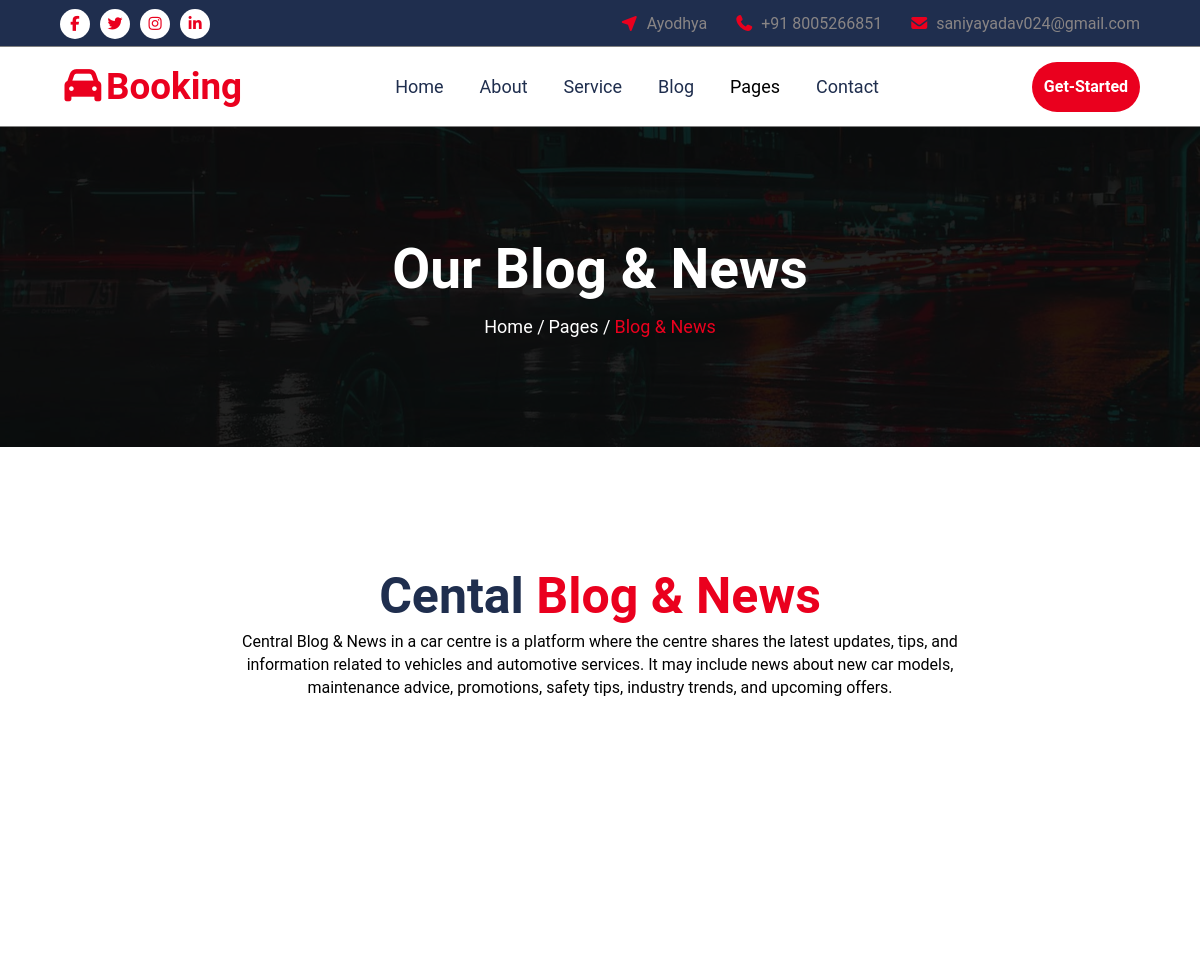
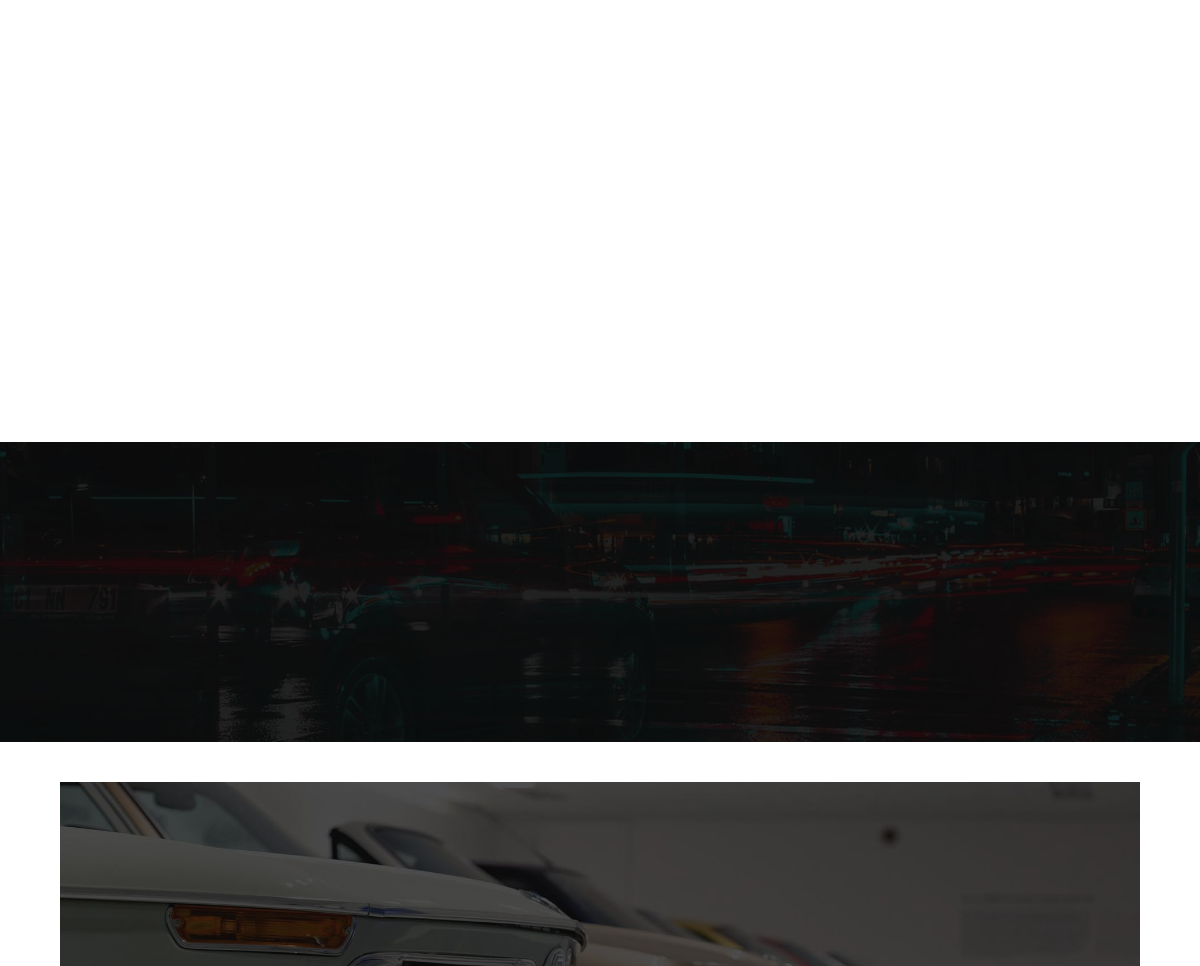
Page /blog/ (upper part) on the earlier database version (2 pictures, top to bottom).
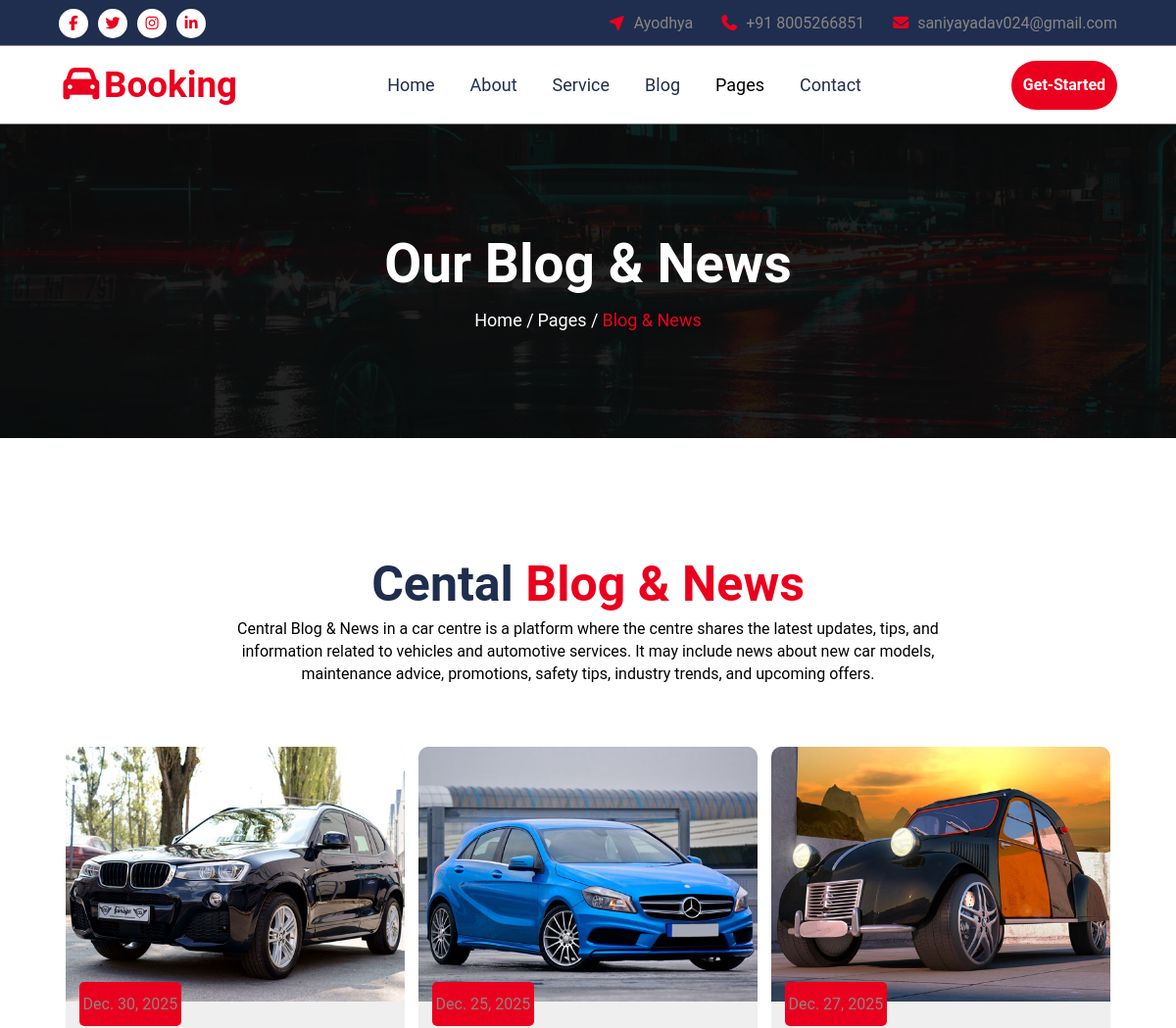
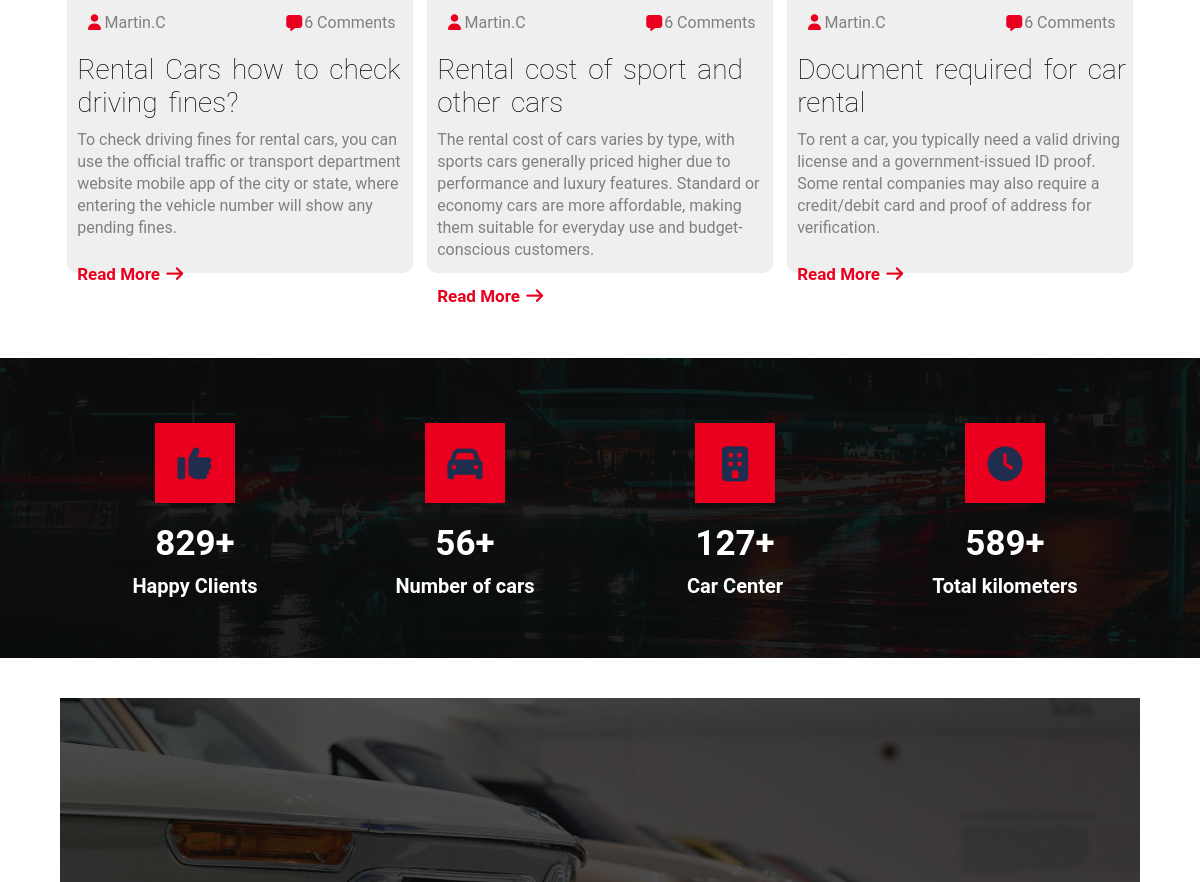
Same page on the later database version (2 pictures, top to bottom).
### car_admin/models.py (models this page shows)
class Blog(models.Model):
    blog_image=models.ImageField(upload_to='media/',blank=True, default='image/car-1.png')
    blog_date=models.DateField(max_length=200)
    blog_authorname=models.CharField(max_length=200)
    blog_comment=models.CharField(max_length=200)
    blog_title=models.CharField(max_length=200)
    blog_desc=models.TextField()

class Numbering(models.Model):
    num_icon=models.CharField(max_length=200)
    num_counter=models.CharField(max_length=200)
    num_title=models.CharField()

### Carbooking/views.py (the view)
# urls.py: path('blog/',views.BlogPage, name="blog"),
def BlogPage(request):
    BlogData=Blog.objects.all()
    NumberingData=Numbering.objects.all()
    data={
        'blog_show':BlogData,
        'Numbering_show':NumberingData,
    }
    return render(request,"blog.html",data)

### templates/blog.html (shortened to what this page needs)
{% extends 'base.html' %}
{% load static %}
{% block content %}
    <section class="about">
        <div class="about-inner">
            <h2 class="about-us">Our Blog & News</h2>
            <div>
                <a href="index.html">Home /</a>
                <span>Pages /</span>
                <span>Blog & News</span>
            </div>
        </div>
    </section>
    <section class="vehicle-categories">
        <div class="vehicle-top">
            <h3 class="topic-vehicle">Cental <span>Blog & News</span></h3>
            <p class="vehicle-para">Central Blog & News in a car centre is a platform where the centre shares the latest
                updates, tips, and information related to vehicles and automotive services. It may include news about
                new car models, maintenance advice, promotions, safety tips, industry trends, and upcoming offers.</p>
        </div>
        <div class="overlay">
            <div class="blog-bottom">
                {% for b in blog_show %}
                <div class="blog-rental">
                    <div class="blog-img">
                        <img src="{{ b.blog_image.url }}" alt="blog-1">
                        <div class="dec30">
                            <span>{{ b.blog_date }}</span>
                        </div>
                    </div>
                    <div class="blog-text">
                        <div class="martin">
                            <p><span><i class="fa-solid fa-user"></i></span>{{ b.blog_authorname }}</p>
                            <p><span><i class="fa-solid fa-message"> </i></span>{{ b.blog_comment }}</p>
                        </div>
                        <h2 class="driving">
                            {{ b.blog_title }}
                        </h2>
                        <p class="driving-para">
                            {{ b.blog_desc }}
                        </p>
                        <h5 class="read-more">Read More
                            <span><i class="fa-solid fa-arrow-right"></i></span>
                        </h5>
                    </div>
                </div>
            {% endfor %}
            </div>
        </div>
    </section>
       <section class="numbering-car">
        <div class="numbering-inner">
            <div class="overlay">
                {% for n in Numbering_show %}
                <div class="happy-client">
                    <div class="icon-box">
                        <div class="like-box">
                            <i class="{{ n.num_icon }}"></i>
                        </div>
                    </div>
                    <div class="icon-box1">
                        <h4 class="number">{{ n.num_counter }}</h4>
                        <h5 class="number-para">{{ n.num_title }}</h5>
                    </div>
                </div>
            {% endfor %}
            </div>
        </div>
    </section>
        <section class="rent-car">
            <div class="overlay">
                <div class="rent-img">
                    <div class="rent-inner">
                        <div class="interest-rent">
                        </div>
                    </div>
                </div>
            </div>
        </section>
         {% endblock %}

Differences in the rows shown:
added Blog: blog_image (picture), blog_date "Dec. 30, 2025", blog_authorname "Martin.C", blog_comment "6 Comments", blog_title "Rental Cars how to check driving fines?", blog_desc "To check driving fines for rental cars, you can use the official traffic or transport department website mobile app of the city or state, where entering the vehicle number will show any pending fines."
added Blog: blog_image (picture), blog_date "Dec. 25, 2025", blog_authorname "Martin.C", blog_comment "6 Comments", blog_title "Rental cost of sport and other cars", blog_desc "The rental cost of cars varies by type, with sports cars generally priced higher due to performance and luxury features. Standard or economy cars are more affordable, making them suitable for everyday use and budget-conscious customers."
added Blog: blog_image (picture), blog_date "Dec. 27, 2025", blog_authorname "Martin.C", blog_comment "6 Comments", blog_title "Document required for car rental", blog_desc "To rent a car, you typically need a valid driving license and a government-issued ID proof. Some rental companies may also require a credit/debit card and proof of address for verification."
added Numbering: num_counter "829+", num_title "Happy Clients"
added Numbering: num_counter "56+", num_title "Number of cars"
added Numbering: num_counter "127+", num_title "Car Center"
added Numbering: num_counter "589+", num_title "Total kilometers"
